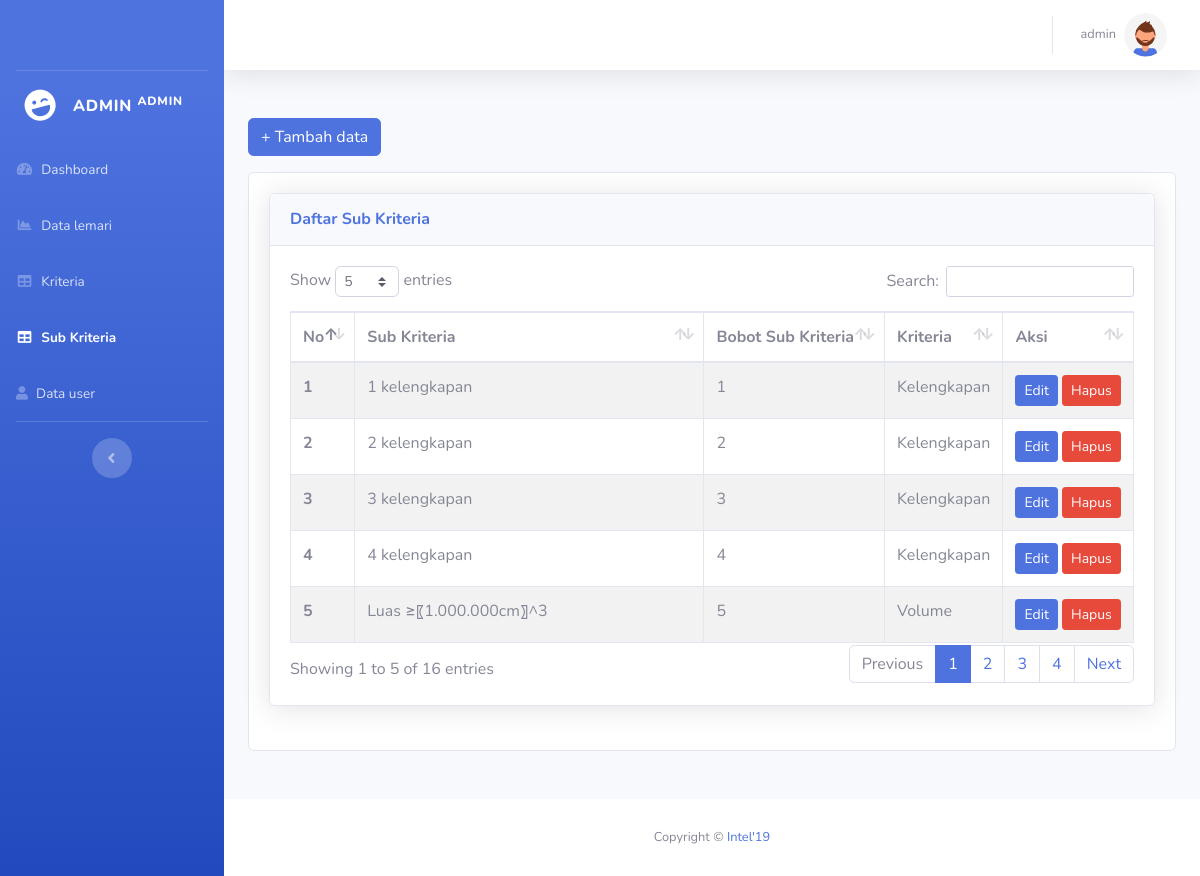
Page /admin/sub_kriteria.php (signed in) on the committed database.
### tables this page shows
CREATE TABLE `sub_kriteria` (
  `id_sub_kriteria` int(11) NOT NULL,
  `nama_sub_kriteria` varchar(150) NOT NULL,
  `bobot_sub_kriteria` int(11) NOT NULL,
  `f_id_kriteria` char(2) NOT NULL
);

CREATE TABLE `kriteria` (
  `id_kriteria` char(2) NOT NULL,
  `nama_kriteria` varchar(20) NOT NULL
);

### config.php (called while the page is built, shortened)
<?php
function connectDatabase()
{
    $conn = new mysqli(DB_HOST, DB_USERNAME, DB_PASSWORD, DB_NAME);
    return $conn;
}
?>

### admin/functions/sub_kriteria.php (called while the page is built, shortened)
<?php
require_once '../config.php';
class Sub_Kriteria{
    private $db;
    public function __construct()
    {
        $this->db = connectDatabase();
    }
    public function getSubKriteria()
    {
        return $this->db->query("SELECT sk.id_sub_kriteria,sk.nama_sub_kriteria,sk.bobot_sub_kriteria,k.id_kriteria,k.nama_kriteria FROM sub_kriteria sk JOIN kriteria k ON sk.f_id_kriteria = k.id_kriteria ORDER BY sk.id_sub_kriteria DESC");
    }
}
$Sub_Kriteria = new Sub_Kriteria();
?>

### admin/sub_kriteria.php (the view, shortened to what this page needs)
<?php
require_once './header.php';
require_once './functions/sub_kriteria.php';
$data_SubKriteria = $Sub_Kriteria->getSubKriteria();
?>
<div class="row mb-5">
    <div class="col-lg-12">
        <button type="button" class="btn btn-primary mb-3" data-toggle="modal" data-target="#tambah">
            + Tambah data
        </button>
        <div class="card">
            <div class="card-body">
                <div class="card shadow mb-4">
                    <div class="card-header py-3">
                        <h6 class="m-0 font-weight-bold text-primary">Daftar Sub Kriteria</h6>
                    </div>
                    <div class="card-body">
                        <div class="table-responsive">
                            <table class="table table-striped table-bordered nowrap" style="width:100%" id="table">
                                <thead>
                                    <tr>
                                        <th scope="col">No</th>
                                        <th scope="col">Sub Kriteria</th>
                                        <th scope="col">Bobot Sub Kriteria</th>
                                        <th scope="col">Kriteria</th>
                                        <th scope="col">Aksi</th>
                                    </tr>
                                </thead>
                                <tbody class="table-group-divider">
                                    <?php foreach ($data_SubKriteria as $key => $sub_kriteria):?>
                                    <tr>
                                        <th scope="row"><?=$key+1;?></th>
                                        <td><?= $sub_kriteria['nama_sub_kriteria'];?></td>
                                        <td><?= $sub_kriteria['bobot_sub_kriteria'];?></td>
                                        <td><?= $sub_kriteria['nama_kriteria'];?></td>
                                        <td>
                                            <button type="button" class="btn btn-sm btn-primary" data-toggle="modal"
                                                data-target="#edit<?= $sub_kriteria['id_sub_kriteria'];?>">
                                                Edit
                                            </button>
                                            <button type="button" class="btn btn-sm btn-danger" data-toggle="modal"
                                                data-target="#hapus<?= $sub_kriteria['id_sub_kriteria'];?>">
                                                Hapus
                                            </button>
                                        </td>
                                    </tr>
                                    <?php endforeach;?>
                                </tbody>
                            </table>
                        </div>
                    </div>
                </div>
            </div>
        </div>
    </div>
</div>
<?php
    require_once './footer.php';
?>

### rows in the picture
sub_kriteria: nama_sub_kriteria "1 kelengkapan", bobot_sub_kriteria "1", f_id_kriteria.nama_kriteria "Kelengkapan"
sub_kriteria: nama_sub_kriteria "2 kelengkapan", bobot_sub_kriteria "2", f_id_kriteria.nama_kriteria "Kelengkapan"
sub_kriteria: nama_sub_kriteria "3 kelengkapan", bobot_sub_kriteria "3", f_id_kriteria.nama_kriteria "Kelengkapan"
sub_kriteria: nama_sub_kriteria "4 kelengkapan", bobot_sub_kriteria "4", f_id_kriteria.nama_kriteria "Kelengkapan"
sub_kriteria: nama_sub_kriteria "Luas ≥〖1.000.000cm〗^3", bobot_sub_kriteria "5", f_id_kriteria.nama_kriteria "Volume"

### other values in the picture
$_SESSION['username'] "ADMIN"
$_SESSION['username'] "admin"
